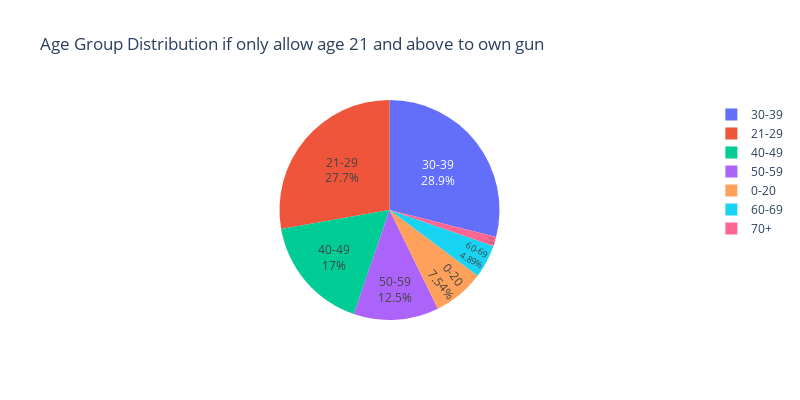

This figure's notebook cell:
### Code cell
fig = px.pie(data_frame=age_group_distribution_2,
             values=age_group_distribution_2.values,
             names=age_group_distribution_2.index,
             title='Age Group Distribution if only allow age 21 and above to own gun',
             width=800,
             height=400
             )
fig.update_traces(textposition='inside', textinfo='percent+label')
fig.show()

### Figure 1 — Plotly figure (JSON) as saved in the notebook; plotly's stock layout.template omitted (floating-point values rounded to 4 significant figures)
{"data": [{"domain": {"x": [0, 1], "y": [0, 1]}, "hovertemplate": "Age group 2=%{label}<br>value=%{value}<extra></extra>", "labels": ["0-20", "21-29", "30-39", "40-49", "50-59", "60-69", "70+"], "legendgroup": "", "name": "", "showlegend": true, "textinfo": "percent+label", "textposition": "inside", "type": "pie", "values": [94, 346, 361, 212, 156, 61, 17]}], "layout": {"height": 400, "legend": {"tracegroupgap": 0}, "title": {"text": "Age Group Distribution if only allow age 21 and above to own gun"}, "width": 800}}
